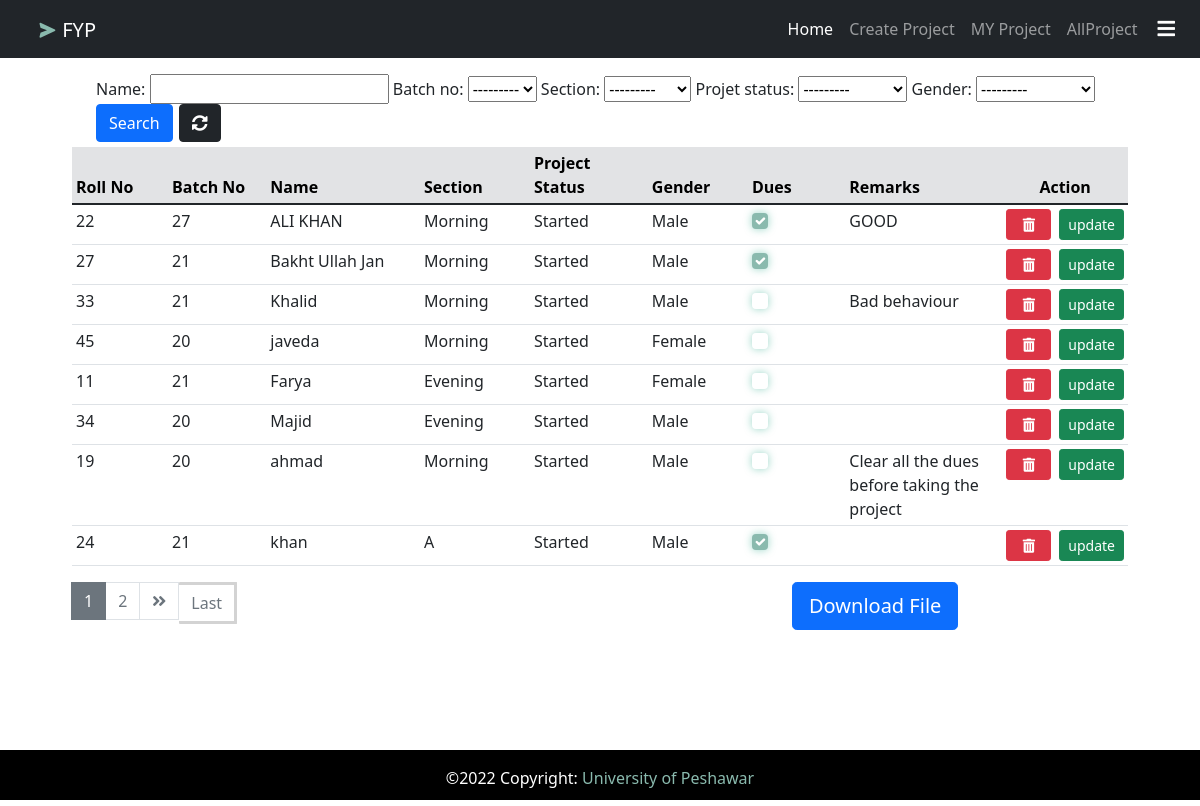
Screenshot of / (signed in) with the database file from the repository.
### student/models.py (models this page shows, shortened)
class Student(models.Model):
    SECTION_CHIOICES=(
    ('Morning','Morning'),
    ('Evening','Evening'),
    ('A','A'),
    ('B','B'),
    ('C','C'),
    ('D','D')
)
    GENDER=(
    ('Male','Male'),
    ('Female','Female'),
    ('TransGender','TransGender'),
)
    PROJECT_STATUS=(
        ('Started' , 'Started'),
        ('Not Started','Not Started'),
    )
    name=models.CharField(max_length=50)
    batch_no=models.ForeignKey(Batch,null=True,on_delete=models.CASCADE)
    section=models.CharField(max_length=50,choices=SECTION_CHIOICES)
    roll_number=models.IntegerField()
    projet_status=models.CharField(max_length=20,choices=PROJECT_STATUS,default='Started')
    gender=models.CharField(max_length=50,choices=GENDER,default='Male')
    dues=models.BooleanField(default=False)
    remarks=models.CharField(max_length=100,blank=True)
    created_at=models.DateTimeField(auto_now_add=True)

class Batch(models.Model):
    batch=models.IntegerField(blank=True,null=True,unique=True)
    DateOfAdmission = models.DateField(null=True, blank=True)
    created_at=models.DateTimeField(auto_now_add=True)
    def __str__(self):
        return str(self.batch)
    class Meta:
        verbose_name_plural = 'Batch'

### student/views.py (the view)
# urls.py: path('',views.Allstudent,name='list'),
@login_required(login_url="login")
def Allstudent(request):
    project=Project.objects.all()
    student=Student.objects.all().order_by('-created_at')
    myfilter=StudentFilter(request.GET,queryset=student)
    student=myfilter.qs
    paginator=Paginator(student,8)
    page=request.GET.get('page')
    student=paginator.get_page(page)
    context = {'student': student,'myfilter':myfilter,'project':project}
    return render(request,'list.html', context)

### student/templates/list.html (shortened to what this page needs)
{% extends 'base.html' %}
{% block content %}
<div class="container-fluid mt-3" style="width:90% ;">
<div class="row">
    <div class="col">
        <div class="container">
            <form action="" method="get">
                {{myfilter.form}}
                <button class="btn btn-primary" type="submit">Search</button>
                <a href="{% url 'list' %}" class="btn btn-dark" style="margin-left:2px" title="Refresh"><i class="fas fa-sync-alt"></i></a>
            </form>
        </div>
    </div>
</div>
 <div class="col-lg-12">
    <div style="margin-top:5px;">
        <table class="table table-sm">
            <thead class="table-secondary">
                <tr>
                    <th style="width: 10%;">Roll No</th>
                    <th style="width: 10%;">Batch No</th>
                    <th style="width: 16%;">Name</th>
                    <th style="width: 11%;">Section</th>
                    <th style="width: 12%;">Project Status</th>
                    <th style="width: 10%;">Gender</th>
                    <th style="width: 10%;">Dues</th>
                    <th style="width: 16%;">Remarks</th>
                    <th colspan="2" style="width:10%;text-align:center">Action</th>
                </tr>
            </thead>
            {% for st in student %}
            <tr>
                <td>{{st.roll_number}}</td>
                <td>{{st.batch_no }}</td>
                <td>{{st.name}}</td>
                <td>{{st.section}}</td>
                <td>{{st.projet_status}}</td>
                <td>{{st.gender}}</td>
                <td>
                        <div class="form-check">
                            {% if st.dues == True %}
                            <input class="form-check-input" type="checkbox" value="" checked>
                           {% else %}
                            <input class="form-check-input" type="checkbox" value="">
                            {% endif %}
                        </div>
                </td>
                <td>{{st.remarks}}</td>
                <td>
                    <a href="{% url 'delete' st.id %}" class="btn btn-danger btn-sm btn-action" title="Delete student">
                        <i class="fas fa-trash-alt"></i>
                    </a>
                </td>
                <td>
                    <a href="{% url 'update' st.id %}" class="btn btn-success btn-sm" title="update student">
                        update
                    </a>
                </td>
            </tr>
            {% endfor %}
        </table>
    </div>
</div>
<div class="row">
    <div class="col-md-8">
        <nav>
            {% if student.has_other_pages %}
            <ul class='pagination'>
                {% for i in student.paginator.page_range %}
                {% if student.number == i %}
                <li class='page-item active'><span class='page-link'>{{i}}</span></li>
                {% else %}
                <li class='page-item'><a class='page-link' href="?page={{ i }}">{{i}}</a></li>
                {% endif %}
                {% endfor %}
                {% if student.has_next %}
                <li class='page-item'><a class='page-link' href="?page={{ student.next_page_number }}"><i class='fas fa-angle-double-right'></i></a></li>
                <a href='?page={{ student.paginator.num_pages }}' class='btn btn-outline-secondary mb-4' style='border-radius:1px;border: solid #d3d3d3;border-left:none'>Last</a>
                {% else %}
                <li class='page-item disabled'></li>
                {% endif %}
            </ul>
            {% endif %}
        </nav>
    </div>
    <div class="col-md-4 container">
        <div class='btn-holder'>
        <a class="btn btn-primary btn-lg btn-block" href="{% url 'export' %}">Download File</a>
        </div>
    </div>
</div>
</div>
{% endblock  %}

### student/templates/base.html (shortened to what this page needs)
{% load static %}
<!DOCTYPE html>
<html lang="en">
  <head>
    <link
      href="https://cdn.jsdelivr.net/npm/bootstrap@5.1.3/dist/css/bootstrap.min.css"
      rel="stylesheet"
    />
    <link
      rel="stylesheet"
      href="https://cdnjs.cloudflare.com/ajax/libs/font-awesome/5.15.4/css/all.min.css"
    />
    <link
      href="https://unpkg.com/boxicons@2.1.2/css/boxicons.min.css"
      rel="stylesheet"
    />
    <link href={% static "css/style.css" %} rel="stylesheet">
  </head>
  <body>
    <div class="wrapper">
        <header>
            <nav class="navbar navbar-expand-lg navbar-dark bg-dark">
                <div class="container-fluid">
                    <a href="" class="navbar-brand flex-grow" style="color:#fff;margin-left:25px">
                        <i href="{% url 'list' %}" class="bx bxs-send align-middle" style="color:#8abaae;font: size 24px;"></i>&nbsp;<span class="align-middle">FYP</span>
                    </a>
                    <div class="collapse navbar-collapse justify-content-end" id="navbarSupportedContent">
                      <ul class="navbar-nav mb-2 mb-lg-0">
                        <li class="nav-item">
                          <a class="nav-link active" aria-current="page" href={% url 'list' %}>Home</a>
                        </li>
                          {% if user.is_authenticated %}
                        <li class="nav-item">
                          <a class="nav-link" href="{% url 'project' %}">Create Project</a>
                        </li>
                        <li class="nav-item">
                          <a class="nav-link" href="{% url 'profile' %}">MY Project</a>
                        </li>
                        <li class="nav-item">
                          <a class="nav-link" href="{% url 'allproject' %}">AllProject</a>
                        </li>
                        {% endif %}
                      </ul>
                    </div>
                </div>
                <div class="col-sm">
                  <a  class="navbar-brand flex-grow-1" id="btn-nav" data-bs-toggle="offcanvas" data-bs-target="#offcanvasRight" aria-controls="offcanvasRight" >
                    <i class="fas fa-bars"></i>
                  </a>
                </div>
            </nav>
        </header>
        {% block content %} {% endblock %}
    </div>
    <footer class="bg-dark text-center text-lg-start" id="footer" style="color: #fff;">
        <div class="text-center p-3" style="background-color:rgb(0, 0, 0.2)">
            &copy;{% now "Y" %} Copyright:
            <a href="#" class="text-light" style="text-decoration: none;">
                <span style="color:#8abaae;">University of Peshawar</span>
            </a>
        </div>
    </footer>
  </body>
</html>

### student/templates/modals/delete.html (shortened to what this page needs)
{% extends 'modals/basemodal.html' %}

### student/templates/modals/logout.html (shortened to what this page needs)
{% extends 'modals/basemodal.html' %}

### student/static/css/style.css (style rules this page uses)
html, body { height: 100%; margin: 0; max-width: 100%; overflow: hidden; }
.wrapper { min-height: 100%; margin-bottom: -50px; }
#footer, .push { height: 50px; }
#btn-nav { float: right; margin-right: 25px; cursor: pointer; }
.form-check-input:checked { background-color:#8abaae; border: green !important; box-shadow:0 0 8px rgba(1, 152, 117, 0.4) !important; }
.form-check-input { border: green !important; box-shadow:0 0 8px rgba(1, 152, 117, 0.4) !important; }
.btn-action { width: 45px; }
.page-item.active .page-link { columns: #fff; background-color:#6c757d; border:1px solid #6c757d; }
.pagination>li>a { background-color:#fff; color: #6c757d; }

### rows the page displays
Student: roll_number "22", batch_no "27", name "ALI KHAN", section "Morning", projet_status "Started", gender "Male", remarks "GOOD"
Student: roll_number "27", batch_no "21", name "Bakht Ullah Jan", section "Morning", projet_status "Started", gender "Male"
Student: roll_number "33", batch_no "21", name "Khalid", section "Morning", projet_status "Started", gender "Male", remarks "Bad behaviour"
Student: roll_number "45", batch_no "20", name "javeda", section "Morning", projet_status "Started", gender "Female"
Student: roll_number "11", batch_no "21", name "Farya", section "Evening", projet_status "Started", gender "Female"
Student: roll_number "34", batch_no "20", name "Majid", section "Evening", projet_status "Started", gender "Male"
Student: roll_number "19", batch_no "20", name "ahmad", section "Morning", projet_status "Started", gender "Male", remarks "Clear all the dues before taking the project"
Student: roll_number "24", batch_no "21", name "khan", section "A", projet_status "Started", gender "Male"

### other values shown
{{ i }} "1"
{{ i }} "2"
